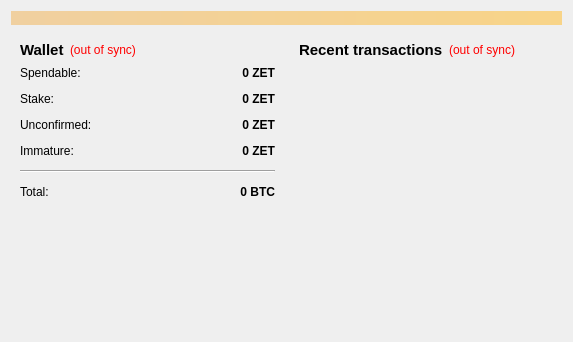
<?xml version="1.0" encoding="UTF-8"?>
<ui version="4.0">
 <class>OverviewPage</class>
 <widget class="QWidget" name="OverviewPage">
  <property name="geometry">
   <rect>
    <x>0</x>
    <y>0</y>
    <width>573</width>
    <height>342</height>
   </rect>
  </property>
  <property name="windowTitle">
   <string>Form</string>
  </property>
  <layout class="QVBoxLayout" name="topLayout">
   <item>
    <widget class="QLabel" name="labelAlerts">
     <property name="visible">
      <bool>false</bool>
     </property>
     <property name="styleSheet">
      <string notr="true">background-color: qlineargradient(x1: 0, y1: 0, x2: 1, y2: 0, stop:0 #F0D0A0, stop:1 #F8D488);  color:#000000
</string>
     </property>
     <property name="wordWrap">
      <bool>true</bool>
     </property>
     <property name="margin">
      <number>3</number>
     </property>
    </widget>
   </item>
   <item>
    <layout class="QHBoxLayout" name="horizontalLayout" stretch="1,1">
     <item>
      <layout class="QVBoxLayout" name="verticalLayout_2">
       <item>
        <widget class="QWidget" name="widget" native="true">
         <layout class="QVBoxLayout" name="verticalLayout_4">
          <item>
           <layout class="QHBoxLayout" name="horizontalLayout_4">
            <item>
             <widget class="QLabel" name="label_5">
              <property name="font">
               <font>
                <pointsize>11</pointsize>
                <weight>75</weight>
                <bold>true</bold>
               </font>
              </property>
              <property name="text">
               <string>Wallet</string>
              </property>
             </widget>
            </item>
            <item>
             <widget class="QLabel" name="labelWalletStatus">
              <property name="toolTip">
               <string>The displayed information may be out of date. Your wallet automatically synchronizes with the Zetacoin network after a connection is established, but this process has not completed yet.</string>
              </property>
              <property name="styleSheet">
               <string notr="true">QLabel { color: red; }</string>
              </property>
              <property name="text">
               <string notr="true">(out of sync)</string>
              </property>
              <property name="alignment">
               <set>Qt::AlignLeading|Qt::AlignLeft|Qt::AlignVCenter</set>
              </property>
             </widget>
            </item>
            <item>
             <spacer name="horizontalSpacer_2">
              <property name="orientation">
               <enum>Qt::Horizontal</enum>
              </property>
              <property name="sizeHint" stdset="0">
               <size>
                <width>40</width>
                <height>20</height>
               </size>
              </property>
             </spacer>
            </item>
           </layout>
          </item>
          <item>
           <layout class="QFormLayout" name="formLayout_2">
            <property name="fieldGrowthPolicy">
             <enum>QFormLayout::AllNonFixedFieldsGrow</enum>
            </property>
            <property name="horizontalSpacing">
             <number>12</number>
            </property>
            <property name="verticalSpacing">
             <number>12</number>
            </property>
            <item row="0" column="0">
             <widget class="QLabel" name="label">
              <property name="text">
               <string>Spendable:</string>
              </property>
             </widget>
            </item>
            <item row="0" column="1">
             <widget class="QLabel" name="labelBalance">
              <property name="font">
               <font>
                <weight>75</weight>
                <bold>true</bold>
               </font>
              </property>
              <property name="cursor">
               <cursorShape>IBeamCursor</cursorShape>
              </property>
              <property name="toolTip">
               <string>Your current spendable balance</string>
              </property>
              <property name="text">
               <string notr="true">0 ZET</string>
              </property>
              <property name="alignment">
               <set>Qt::AlignRight|Qt::AlignTrailing|Qt::AlignVCenter</set>
              </property>
              <property name="textInteractionFlags">
               <set>Qt::LinksAccessibleByMouse|Qt::TextSelectableByKeyboard|Qt::TextSelectableByMouse</set>
              </property>
             </widget>
            </item>
            <item row="1" column="0">
             <widget class="QLabel" name="label_6">
              <property name="text">
               <string>Stake:</string>
              </property>
             </widget>
            </item>
            <item row="1" column="1">
             <widget class="QLabel" name="labelStake">
              <property name="font">
               <font>
                <weight>75</weight>
                <bold>true</bold>
               </font>
              </property>
              <property name="cursor">
               <cursorShape>IBeamCursor</cursorShape>
              </property>
              <property name="toolTip">
               <string>Total of coins that was staked, and do not yet count toward the current balance</string>
              </property>
              <property name="text">
               <string notr="true">0 ZET</string>
              </property>
              <property name="alignment">
               <set>Qt::AlignRight|Qt::AlignTrailing|Qt::AlignVCenter</set>
              </property>
              <property name="textInteractionFlags">
               <set>Qt::LinksAccessibleByMouse|Qt::TextSelectableByKeyboard|Qt::TextSelectableByMouse</set>
              </property>
             </widget>
            </item>
            <item row="2" column="0">
             <widget class="QLabel" name="label_3">
              <property name="text">
               <string>Unconfirmed:</string>
              </property>
             </widget>
            </item>
            <item row="2" column="1">
             <widget class="QLabel" name="labelUnconfirmed">
              <property name="font">
               <font>
                <weight>75</weight>
                <bold>true</bold>
               </font>
              </property>
              <property name="cursor">
               <cursorShape>IBeamCursor</cursorShape>
              </property>
              <property name="toolTip">
               <string>Total of transactions that have yet to be confirmed, and do not yet count toward the current balance</string>
              </property>
              <property name="text">
               <string notr="true">0 ZET</string>
              </property>
              <property name="alignment">
               <set>Qt::AlignRight|Qt::AlignTrailing|Qt::AlignVCenter</set>
              </property>
              <property name="textInteractionFlags">
               <set>Qt::LinksAccessibleByMouse|Qt::TextSelectableByKeyboard|Qt::TextSelectableByMouse</set>
              </property>
             </widget>
            </item>
            <item row="3" column="0">
             <widget class="QLabel" name="labelImmatureText">
              <property name="text">
               <string>Immature:</string>
              </property>
             </widget>
            </item>
            <item row="3" column="1">
             <widget class="QLabel" name="labelImmature">
              <property name="font">
               <font>
                <weight>75</weight>
                <bold>true</bold>
               </font>
              </property>
              <property name="toolTip">
               <string>Mined balance that has not yet matured</string>
              </property>
              <property name="text">
               <string notr="true">0 ZET</string>
              </property>
              <property name="alignment">
               <set>Qt::AlignRight|Qt::AlignTrailing|Qt::AlignVCenter</set>
              </property>
              <property name="textInteractionFlags">
               <set>Qt::LinksAccessibleByMouse|Qt::TextSelectableByKeyboard|Qt::TextSelectableByMouse</set>
              </property>
             </widget>
            </item>
            <item row="4" column="0" colspan="2">
             <widget class="Line" name="line">
              <property name="orientation">
               <enum>Qt::Horizontal</enum>
              </property>
             </widget>
            </item>
            <item row="5" column="0">
             <widget class="QLabel" name="labelTotalText">
              <property name="text">
               <string>Total:</string>
              </property>
             </widget>
            </item>
            <item row="5" column="1">
             <widget class="QLabel" name="labelTotal">
              <property name="font">
               <font>
                <weight>75</weight>
                <bold>true</bold>
               </font>
              </property>
              <property name="cursor">
               <cursorShape>IBeamCursor</cursorShape>
              </property>
              <property name="toolTip">
               <string>Your current total balance</string>
              </property>
              <property name="text">
               <string notr="true">0 BTC</string>
              </property>
              <property name="alignment">
               <set>Qt::AlignRight|Qt::AlignTrailing|Qt::AlignVCenter</set>
              </property>
              <property name="textInteractionFlags">
               <set>Qt::LinksAccessibleByMouse|Qt::TextSelectableByKeyboard|Qt::TextSelectableByMouse</set>
              </property>
             </widget>
            </item>
           </layout>
          </item>
         </layout>
        </widget>
       </item>
       <item>
        <spacer name="verticalSpacer">
         <property name="orientation">
          <enum>Qt::Vertical</enum>
         </property>
         <property name="sizeHint" stdset="0">
          <size>
           <width>20</width>
           <height>40</height>
          </size>
         </property>
        </spacer>
       </item>
      </layout>
     </item>
     <item>
      <layout class="QVBoxLayout" name="verticalLayout_3">
       <item>
        <widget class="QWidget" name="widget_2" native="true">
         <layout class="QVBoxLayout" name="verticalLayout">
          <item>
           <layout class="QHBoxLayout" name="horizontalLayout_2">
            <item>
             <widget class="QLabel" name="label_4">
              <property name="font">
               <font>
                <pointsize>11</pointsize>
                <weight>75</weight>
                <bold>true</bold>
               </font>
              </property>
              <property name="text">
               <string>&lt;b&gt;Recent transactions&lt;/b&gt;</string>
              </property>
             </widget>
            </item>
            <item>
             <widget class="QLabel" name="labelTransactionsStatus">
              <property name="toolTip">
               <string>The displayed information may be out of date. Your wallet automatically synchronizes with the Zetacoin network after a connection is established, but this process has not completed yet.</string>
              </property>
              <property name="styleSheet">
               <string notr="true">QLabel { color: red; }</string>
              </property>
              <property name="text">
               <string notr="true">(out of sync)</string>
              </property>
              <property name="alignment">
               <set>Qt::AlignRight|Qt::AlignTrailing|Qt::AlignVCenter</set>
              </property>
             </widget>
            </item>
            <item>
             <spacer name="horizontalSpacer">
              <property name="orientation">
               <enum>Qt::Horizontal</enum>
              </property>
              <property name="sizeHint" stdset="0">
               <size>
                <width>40</width>
                <height>20</height>
               </size>
              </property>
             </spacer>
            </item>
           </layout>
          </item>
          <item>
           <widget class="QListView" name="listTransactions">
            <property name="styleSheet">
             <string notr="true">QListView { background: transparent; }</string>
            </property>
            <property name="frameShape">
             <enum>QFrame::NoFrame</enum>
            </property>
            <property name="verticalScrollBarPolicy">
             <enum>Qt::ScrollBarAlwaysOff</enum>
            </property>
            <property name="horizontalScrollBarPolicy">
             <enum>Qt::ScrollBarAlwaysOff</enum>
            </property>
            <property name="selectionMode">
             <enum>QAbstractItemView::NoSelection</enum>
            </property>
           </widget>
          </item>
         </layout>
        </widget>
       </item>
      </layout>
     </item>
    </layout>
   </item>
  </layout>
 </widget>
 <resources/>
 <connections/>
</ui>
